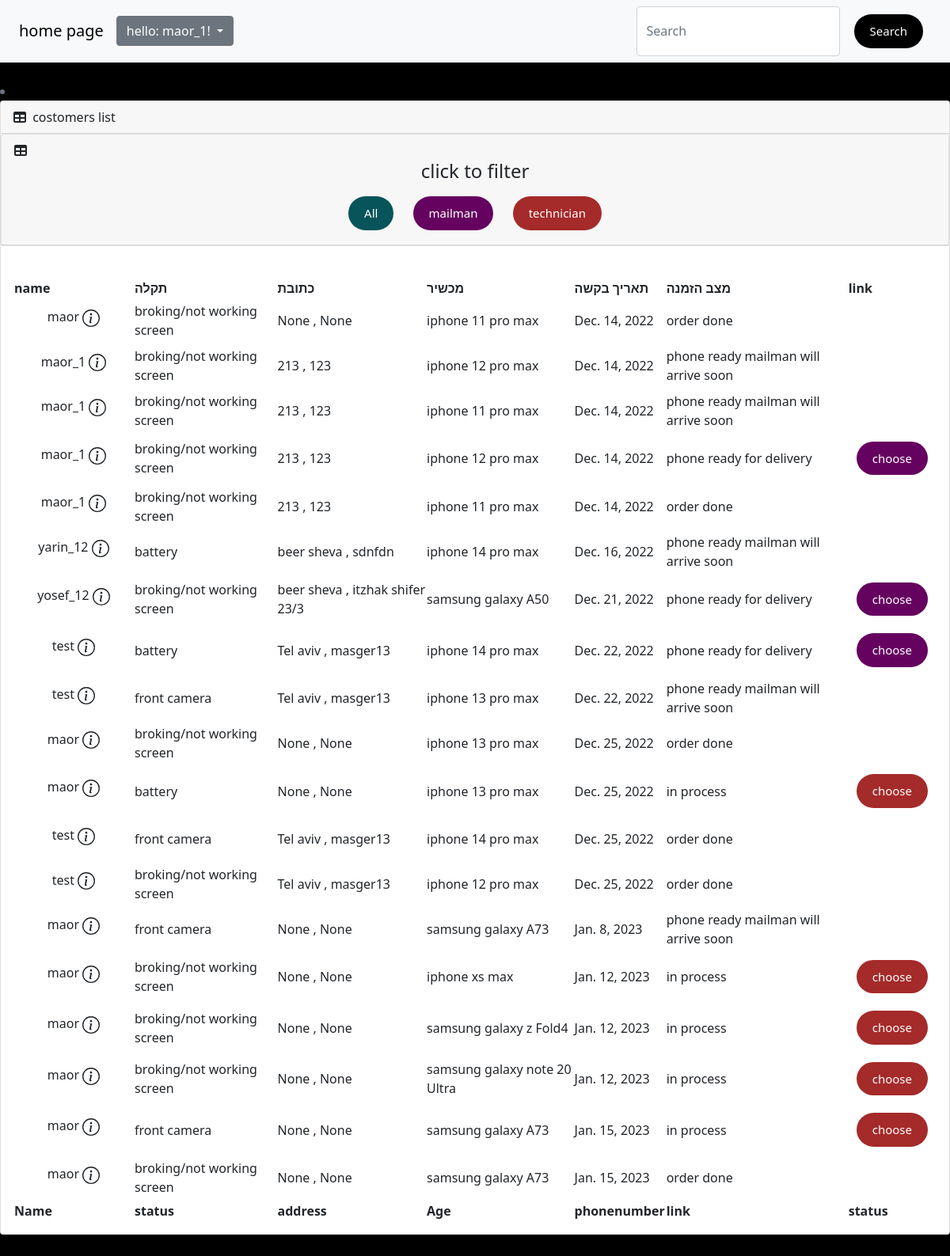
The page /transport/ (signed in) on the database its author committed.
### user/models.py (models this page shows, shortened)
class User(AbstractUser):
    class RoleType2(models.IntegerChoices):
        Mail_Man = 1, "Mail_Man"
        Technician = 2, "Technician"
        Admin = 3, 'Admin'
    age = models.IntegerField(null= True, blank = True )
    City = models.CharField(max_length=100,null= True, blank = True)
    Full_address = models.CharField(max_length=100,null= True, blank = True)
    Postal_Code = models.IntegerField(null= True, blank = True)
    Phonenumber = models.PositiveIntegerField(null= True, blank = True)
    Role = models.PositiveIntegerField(null= True, choices=RoleType2.choices)

### instruments/models.py (models this page shows, shortened)
class Malfunction(models.Model):
   class StatusType(models.IntegerChoices):
        await_for_mail_man = 1, "await for mail man"
        in_process = 2, "in process"
        phone_ready_for_delivery = 3, 'phone ready for delivery'
        phone_ready_mailman_will_arrive_soon = 4, 'phone ready mailman will arrive soon'
        order_done = 5, 'order done'
   phone= models.ForeignKey(Phone,on_delete=models.CASCADE)
   Malfunction_type= models.ForeignKey(Malfunction_type,on_delete=models.CASCADE)
   user= models.ForeignKey(User,on_delete=models.CASCADE)
   status = models.PositiveIntegerField(null= True, choices=StatusType.choices)
   request_date = models.DateField(auto_now_add=True)
   price = models.PositiveIntegerField(null = True, blank = True)

class Malfunction_type(models.Model):
   Malfunction = models.CharField(max_length=100)

class Phone(models.Model):
   type= models.ForeignKey(Phonetype,on_delete=models.CASCADE)
   device = models.CharField(max_length=100, null=False)

### transport/views.py (the view)
# urls.py: path('', views.main_page_tran, name="mainpage"),
def main_page_tran(request):
    Customers = Malfunction.objects.all()
    context = {
        'customers' :Customers,
        'action' : 'staff'
    }
    return  render(request,'firsttable.html',context)

### transport/templates/firsttable.html (shortened to what this page needs)
{% extends "base.html" %}
{% load static %}
{% block content %}
    <head>
        <link href="https://cdn.jsdelivr.net/npm/simple-datatables@latest/dist/style.css" rel="stylesheet" />
        <link href="{%static 'css/styles.css'%}" rel="stylesheet" />
    </head>
        <li class="breadcrumb-item active"></li>
    <div class="card mb-4">
        <div class="card-header">
            <i class="fas fa-table me-1"></i>
                costomers list
                     </div>
                            <div class="card mb-4">
                                <div class="card-header">
                                    <i class="fas fa-table me-1"></i>
                                    <div style="text-align: center;">
                                        <h4> click to filter</h4>
                                        <a href="{% url 'transport:mainpage' %}" class="mybutton" style="background-color: rgb(7, 84, 90);">All</a>
                                        <a href="{% url 'transport:mailman' %}" class="mybutton" style="background-color: rgb(101, 2, 95);">mailman</a>
                                        <a href="{% url 'transport:technician' %}" class="mybutton" style="background-color: brown;">technician</a>
                                        </div>
                                    </div>
                                </div>
                            <div class="card-body">
                                <table id="datatablesSimple">
                                    <thead>
                                        <tr>
                                            <th>name</th>
                                            <th>תקלה</th>
                                            <th>כתובת</th>
                                            <th>מכשיר</th>
                                            <th>תאריך בקשה</th>
                                            <th>מצב הזמנה</th>
                                            <th>link</th>
                                        </tr>
                                    </thead>
                                    <tfoot>
                                        <tr>
                                            <th>Name</th>
                                            <th>status</th>
                                            <th>address</th>
                                            <th>Age</th>
                                            <th>phonenumber</th>
                                            <th>link</th>
                                            <th>status</th>
                                        </tr>
                                    </tfoot>
                                    <tbody>
                                    {%if user.Role == 1 or user.Role == 2 or user.Role == 3 or action == 'user' %}
                                        {%for costomer in customers%}
                                        <tr>
                                            <td>
                                                <div class="wrapper">
                                                    <div class="trigger">
                                                        {{costomer.user.username}}
                                                    </div>
                                                 </div>
                                            </td>
                                            <td>{{costomer.Malfunction_type.Malfunction}}</td>
                                            <td>{{costomer.user.City}} , {{costomer.user.Full_address}}</td>
                                            <td>{{costomer.phone.device}}</td>
                                            <td>{{costomer.request_date}}</td>
                                            <td>{{costomer.get_status_display}}</td>
                                            {% if user.Role == 1 and costomer.status == 1 or user.Role == 3 and costomer.status == 1  or user.Role == 3 and costomer.status == 3 or user.Role == 1 and costomer.status == 3%}
                                                <td><a href="/transport/{{costomer.user_id}},{{costomer.id}},{{costomer.status}},{{user.id}},5" class="mybutton" style="background-color: rgb(101, 2, 95);"> choose</a></td>
                                            {% else %}
                                            {% if user.Role == 2 and costomer.status == 2 or user.Role == 3 and costomer.status == 2 %}
                                                <td><a href="/transport/{{costomer.user_id}},{{costomer.id}},{{costomer.status}},{{user.id}},0" class="mybutton" style="background-color: brown;">choose</a></td>
                                            {% else %}
                                            {% if  action == 'user' and costomer.status == 4 %}
                                                <td><a href="/transport/{{costomer.user_id}},{{costomer.id}},{{costomer.status}},{{user.id}},0" button type="submit" class="btn btn-outline-dark"> confirm the end of the process</a></td>
                                            {% else %}
                                                <td></td>
                                            {% endif %}
                                            {% endif %}
                                            {% endif %}
                                        </tr>
                                        {% endfor %}
                                    {%else%}
                                        <h1> Staff memebers only </h1>
                                    {% endif %}
                                    </tbody>
                                </table>
                            </div>
                        </div>
    </body>
    {% endblock%}

### templates/base.html (shortened to what this page needs)
<!DOCTYPE html>
<html lang="en">
<head>
  <link href="https://cdn.jsdelivr.net/npm/bootstrap@5.3.0-alpha1/dist/css/bootstrap.min.css" rel="stylesheet">
</head>
<body  style="background-color:rgb(0, 0, 0);">
    <nav class="navbar navbar-expand-lg bg-light">
        <div class="container-fluid">
          <a class="navbar-brand" href="/">home page</a>
              <ul class="navbar-nav me-auto mb-2 mb-lg-0">
                {% if user.is_authenticated %}
              <div class="dropdown">
                <button class="btn btn-secondary dropdown-toggle" type="button" data-bs-toggle="dropdown" aria-expanded="false">
                   hello: {{ user.username }}!
                </button>
              </div>
                {% else %}
                  <li><a class="mybutton" href="{% url 'lab:register' %}" role="button">register</a>
                  <li><a class="mybutton" href="{% url 'lab:login' %}" role="button">log in</a>
                {% endif %}
              </ul>
              <form class="d-flex" role="search" action="{% url 'lab:search' %}" >
                <input name="search" class="form-control me-2" type="search" placeholder="Search" aria-label="Search">
                <button class="mybutton" type="submit">Search</button>
            </form>
          </div>
      </nav>
      <br>
{% block content %}
{% endblock %}
</body>
</html>

### templates/base.html (style rules this page uses)
.mybutton { display: inline-block; background: #000; color: #fff; border: none; padding: 10px 20px; margin: 10px; border-radius: 30px; cursor: pointer; text-decoration: none; font-size: 15px; font-family: inherit; }
.wrapper { position: relative; padding: 10px; width: 150px; text-align: center; }
.trigger { margin-bottom: 10px; }

### rows shown on the page
User: username "maor_1"
Malfunction: user.username "maor", Malfunction_type.Malfunction "broking/not working screen", user.City "None", user.Full_address "None", phone.device "iphone 11 pro max", request_date "Dec. 14, 2022", status "order done"
Malfunction: user.username "maor_1", Malfunction_type.Malfunction "broking/not working screen", user.City "213", user.Full_address "123", phone.device "iphone 12 pro max", request_date "Dec. 14, 2022", status "phone ready mailman will arrive soon"
Malfunction: user.username "maor_1", Malfunction_type.Malfunction "broking/not working screen", user.City "213", user.Full_address "123", phone.device "iphone 11 pro max", request_date "Dec. 14, 2022", status "phone ready mailman will arrive soon"
Malfunction: user.username "maor_1", Malfunction_type.Malfunction "broking/not working screen", user.City "213", user.Full_address "123", phone.device "iphone 12 pro max", request_date "Dec. 14, 2022", status "phone ready for delivery"
Malfunction: user.username "maor_1", Malfunction_type.Malfunction "broking/not working screen", user.City "213", user.Full_address "123", phone.device "iphone 11 pro max", request_date "Dec. 14, 2022", status "order done"
Malfunction: user.username "yarin_12", Malfunction_type.Malfunction "battery", user.City "beer sheva", user.Full_address "sdnfdn", phone.device "iphone 14 pro max", request_date "Dec. 16, 2022", status "phone ready mailman will arrive soon"
Malfunction: user.username "yosef_12", Malfunction_type.Malfunction "broking/not working screen", user.City "beer sheva", user.Full_address "itzhak shifer 23/3", phone.device "samsung galaxy A50", request_date "Dec. 21, 2022", status "phone ready for delivery"
Malfunction: user.username "test", Malfunction_type.Malfunction "battery", user.City "Tel aviv", user.Full_address "masger13", phone.device "iphone 14 pro max", request_date "Dec. 22, 2022", status "phone ready for delivery"
Malfunction: user.username "test", Malfunction_type.Malfunction "front camera", user.City "Tel aviv", user.Full_address "masger13", phone.device "iphone 13 pro max", request_date "Dec. 22, 2022", status "phone ready mailman will arrive soon"
Malfunction: user.username "maor", Malfunction_type.Malfunction "broking/not working screen", user.City "None", user.Full_address "None", phone.device "iphone 13 pro max", request_date "Dec. 25, 2022", status "order done"
Malfunction: user.username "maor", Malfunction_type.Malfunction "battery", user.City "None", user.Full_address "None", phone.device "iphone 13 pro max", request_date "Dec. 25, 2022", status "in process"
Malfunction: user.username "test", Malfunction_type.Malfunction "front camera", user.City "Tel aviv", user.Full_address "masger13", phone.device "iphone 14 pro max", request_date "Dec. 25, 2022", status "order done"
Malfunction: user.username "test", Malfunction_type.Malfunction "broking/not working screen", user.City "Tel aviv", user.Full_address "masger13", phone.device "iphone 12 pro max", request_date "Dec. 25, 2022", status "order done"
Malfunction: user.username "maor", Malfunction_type.Malfunction "front camera", user.City "None", user.Full_address "None", phone.device "samsung galaxy A73", request_date "Jan. 8, 2023", status "phone ready mailman will arrive soon"
Malfunction: user.username "maor", Malfunction_type.Malfunction "broking/not working screen", user.City "None", user.Full_address "None", phone.device "iphone xs max", request_date "Jan. 12, 2023", status "in process"
Malfunction: user.username "maor", Malfunction_type.Malfunction "broking/not working screen", user.City "None", user.Full_address "None", phone.device "samsung galaxy z Fold4", request_date "Jan. 12, 2023", status "in process"
Malfunction: user.username "maor", Malfunction_type.Malfunction "broking/not working screen", user.City "None", user.Full_address "None", phone.device "samsung galaxy note 20 Ultra", request_date "Jan. 12, 2023", status "in process"
Malfunction: user.username "maor", Malfunction_type.Malfunction "front camera", user.City "None", user.Full_address "None", phone.device "samsung galaxy A73", request_date "Jan. 15, 2023", status "in process"
Malfunction: user.username "maor", Malfunction_type.Malfunction "broking/not working screen", user.City "None", user.Full_address "None", phone.device "samsung galaxy A73", request_date "Jan. 15, 2023", status "order done"
